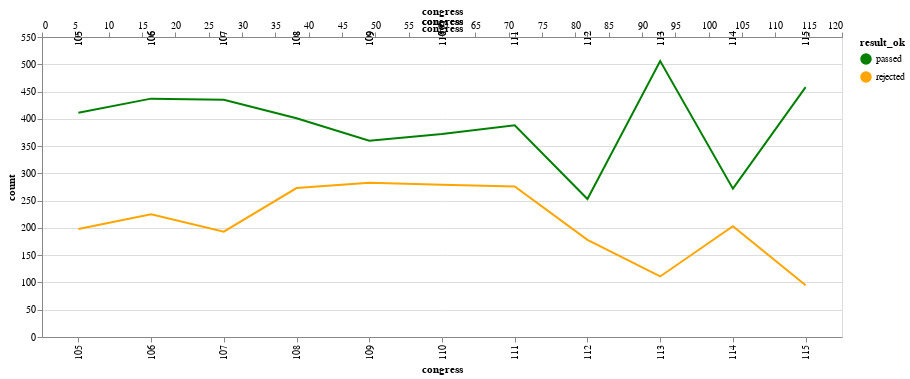

The notebook cell saved with this chart:
### Code cell
d = pd.DataFrame(all_laws.groupby(['congress', 'result_ok']).size()).reset_index()
d = d.rename(columns={0: 'count'})

# Chart
nearest = alt.selection(type='single', nearest=True, on='mouseover',
                        fields=['quarter'], empty='none')
line = alt.Chart().mark_line().encode(
    x='congress:O',
    y='count:Q',
    color=alt.Color('result_ok:N', 
                    scale=alt.Scale(domain=['passed', 'rejected'], 
                                    range=['green', 'orange'])))
selectors = alt.Chart().mark_point().encode(
    x='congress:Q',
    opacity=alt.value(0),).add_selection(nearest)
points = line.mark_point().encode(
    opacity=alt.condition(nearest, alt.value(1), alt.value(0)))
text = line.mark_text(align='left', dx=5, dy=-5).encode(
    text=alt.condition(nearest, 'count:Q', alt.value(' ')))
rules = alt.Chart().mark_rule(color='gray').encode(
    x='congress:Q',).transform_filter(nearest)

alt.layer(line, selectors, points, rules, text, data=d, width=800, height=300)

### Figure 1 — Vega-Lite specification as saved in the notebook (floating-point values rounded to 4 significant figures)
{"$schema": "https://vega.github.io/schema/vega-lite/v2.6.0.json", "config": {"view": {"height": 300, "width": 400}}, "data": {"name": "data-c866f2a9acbef45c271aed11aeac94ce"}, "datasets": {"data-c866f2a9acbef45c271aed11aeac94ce": [{"congress": 105, "count": 411, "result_ok": "passed"}, {"congress": 105, "count": 198, "result_ok": "rejected"}, {"congress": 105, "count": 3, "result_ok": "undefinied"}, {"congress": 106, "count": 437, "result_ok": "passed"}, {"congress": 106, "count": 225, "result_ok": "rejected"}, {"congress": 106, "count": 10, "result_ok": "undefinied"}, {"congress": 107, "count": 435, "result_ok": "passed"}, {"congress": 107, "count": 193, "result_ok": "rejected"}, {"congress": 107, "count": 5, "result_ok": "undefinied"}, {"congress": 108, "count": 401, "result_ok": "passed"}, {"congress": 108, "count": 273, "result_ok": "rejected"}, {"congress": 108, "count": 1, "result_ok": "undefinied"}, {"congress": 109, "count": 360, "result_ok": "passed"}, {"congress": 109, "count": 283, "result_ok": "rejected"}, {"congress": 109, "count": 2, "result_ok": "undefinied"}, {"congress": 110, "count": 372, "result_ok": "passed"}, {"congress": 110, "count": 279, "result_ok": "rejected"}, {"congress": 110, "count": 6, "result_ok": "undefinied"}, {"congress": 111, "count": 388, "result_ok": "passed"}, {"congress": 111, "count": 276, "result_ok": "rejected"}, {"congress": 111, "count": 32, "result_ok": "undefinied"}, {"congress": 112, "count": 253, "result_ok": "passed"}, {"congress": 112, "count": 178, "result_ok": "rejected"}, {"congress": 112, "count": 55, "result_ok": "undefinied"}, {"congress": 113, "count": 506, "result_ok": "passed"}, {"congress": 113, "count": 111, "result_ok": "rejected"}, {"congress": 113, "count": 40, "result_ok": "undefinied"}, {"congress": 114, "count": 272, "result_ok": "passed"}, {"congress": 114, "count": 203, "result_ok": "rejected"}, {"congress": 114, "count": 27, "result_ok": "undefinied"}, {"congress": 115, "count": 458, "result_ok": "passed"}, {"congress": 115, "count": 95, "result_ok": "rejected"}, {"congress": 115, "count": 46, "result_ok": "undefinied"}]}, "height": 300, "layer": [{"encoding": {"color": {"field": "result_ok", "scale": {"domain": ["passed", "rejected"], "range": ["green", "orange"]}, "type": "nominal"}, "x": {"field": "congress", "type": "ordinal"}, "y": {"field": "count", "type": "quantitative"}}, "mark": "line"}, {"encoding": {"opacity": {"value": 0}, "x": {"field": "congress", "type": "quantitative"}}, "mark": "point", "selection": {"selector002": {"empty": "none", "fields": ["quarter"], "nearest": true, "on": "mouseover", "resolve": "global", "type": "single"}}}, {"encoding": {"color": {"field": "result_ok", "scale": {"domain": ["passed", "rejected"], "range": ["green", "orange"]}, "type": "nominal"}, "opacity": {"condition": {"selection": "selector002", "value": 1}, "value": 0}, "x": {"field": "congress", "type": "ordinal"}, "y": {"field": "count", "type": "quantitative"}}, "mark": "point"}, {"encoding": {"x": {"field": "congress", "type": "quantitative"}}, "mark": {"color": "gray", "type": "rule"}, "transform": [{"filter": {"selection": "selector002"}}]}, {"encoding": {"color": {"field": "result_ok", "scale": {"domain": ["passed", "rejected"], "range": ["green", "orange"]}, "type": "nominal"}, "text": {"condition": {"field": "count", "selection": "selector002", "type": "quantitative"}, "value": " "}, "x": {"field": "congress", "type": "ordinal"}, "y": {"field": "count", "type": "quantitative"}}, "mark": {"align": "left", "dx": 5, "dy": -5, "type": "text"}}], "width": 800}
